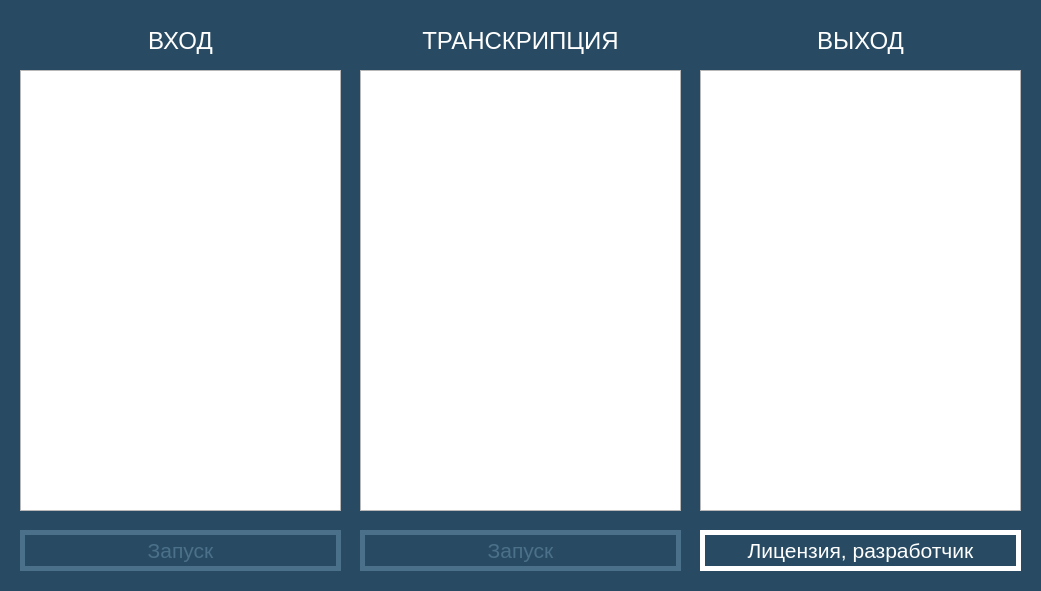
<?xml version="1.0" encoding="UTF-8"?>
<ui version="4.0">
 <class>MainWindow</class>
 <widget class="QMainWindow" name="MainWindow">
  <property name="geometry">
   <rect>
    <x>0</x>
    <y>0</y>
    <width>1041</width>
    <height>591</height>
   </rect>
  </property>
  <property name="minimumSize">
   <size>
    <width>1041</width>
    <height>591</height>
   </size>
  </property>
  <property name="maximumSize">
   <size>
    <width>1041</width>
    <height>591</height>
   </size>
  </property>
  <property name="windowTitle">
   <string>Anki импорт</string>
  </property>
  <property name="styleSheet">
   <string notr="true">QMainWindow#MainWindow {

	background-color: #284B63;
}</string>
  </property>
  <widget class="QWidget" name="centralwidget">
   <widget class="QTextEdit" name="leftTextBox">
    <property name="geometry">
     <rect>
      <x>20</x>
      <y>70</y>
      <width>321</width>
      <height>441</height>
     </rect>
    </property>
    <property name="font">
     <font>
      <pointsize>11</pointsize>
     </font>
    </property>
    <property name="styleSheet">
     <string notr="true">QTextEdit#leftTextBox {

	font-size: 11pt;
}</string>
    </property>
    <property name="documentTitle">
     <string/>
    </property>
    <property name="overwriteMode">
     <bool>false</bool>
    </property>
    <property name="placeholderText">
     <string/>
    </property>
   </widget>
   <widget class="QLabel" name="text1">
    <property name="geometry">
     <rect>
      <x>20</x>
      <y>20</y>
      <width>321</width>
      <height>41</height>
     </rect>
    </property>
    <property name="font">
     <font>
      <pointsize>18</pointsize>
     </font>
    </property>
    <property name="styleSheet">
     <string notr="true">QLabel#text1 {

	background-color: #284B63;
	color: #FFFFFF;
}</string>
    </property>
    <property name="text">
     <string>ВХОД</string>
    </property>
    <property name="alignment">
     <set>Qt::AlignCenter</set>
    </property>
   </widget>
   <widget class="QTextEdit" name="middleTextBox">
    <property name="geometry">
     <rect>
      <x>360</x>
      <y>70</y>
      <width>321</width>
      <height>441</height>
     </rect>
    </property>
    <property name="styleSheet">
     <string notr="true">QTextEdit#middleTextBox {

	font-size: 11pt;
}</string>
    </property>
   </widget>
   <widget class="QLabel" name="text2">
    <property name="geometry">
     <rect>
      <x>360</x>
      <y>20</y>
      <width>321</width>
      <height>41</height>
     </rect>
    </property>
    <property name="font">
     <font>
      <pointsize>18</pointsize>
     </font>
    </property>
    <property name="styleSheet">
     <string notr="true">QLabel#text2 {

	background-color: #284B63;
	color: #FFFFFF;
}</string>
    </property>
    <property name="text">
     <string>ТРАНСКРИПЦИЯ</string>
    </property>
    <property name="alignment">
     <set>Qt::AlignCenter</set>
    </property>
   </widget>
   <widget class="QTextEdit" name="rightTextBox">
    <property name="geometry">
     <rect>
      <x>700</x>
      <y>70</y>
      <width>321</width>
      <height>441</height>
     </rect>
    </property>
    <property name="styleSheet">
     <string notr="true">QTextEdit#rightTextBox {

	font-size: 11pt;
}</string>
    </property>
   </widget>
   <widget class="QLabel" name="text3">
    <property name="geometry">
     <rect>
      <x>700</x>
      <y>20</y>
      <width>321</width>
      <height>41</height>
     </rect>
    </property>
    <property name="font">
     <font>
      <pointsize>18</pointsize>
     </font>
    </property>
    <property name="styleSheet">
     <string notr="true">QLabel#text3 {

	background-color: #284B63;
	color: #FFFFFF;
}</string>
    </property>
    <property name="text">
     <string>ВЫХОД</string>
    </property>
    <property name="alignment">
     <set>Qt::AlignCenter</set>
    </property>
   </widget>
   <widget class="QPushButton" name="leftButton">
    <property name="enabled">
     <bool>false</bool>
    </property>
    <property name="geometry">
     <rect>
      <x>20</x>
      <y>530</y>
      <width>321</width>
      <height>41</height>
     </rect>
    </property>
    <property name="font">
     <font>
      <pointsize>16</pointsize>
     </font>
    </property>
    <property name="styleSheet">
     <string notr="true">QPushButton#leftButton {

	background-color: #284B63;
	color: #FFFFFF;
	border: 5px solid #FFFFFF;
}
QPushButton#leftButton:hover {

	background-color: #FFFFFF;
	color: #1A3344;
	border: 5px solid #1A3344;
}
QPushButton#leftButton:pressed {

	background-color: #FFC300;
	color: #1A3344;
	border: 5px solid #1A3344;
}
QPushButton#leftButton:disabled {

	background-color: #284B63;
	color: #4B7089;
	border: 5px solid #4B7089;
}</string>
    </property>
    <property name="text">
     <string>Запуск</string>
    </property>
   </widget>
   <widget class="QPushButton" name="middleButton">
    <property name="enabled">
     <bool>false</bool>
    </property>
    <property name="geometry">
     <rect>
      <x>360</x>
      <y>530</y>
      <width>321</width>
      <height>41</height>
     </rect>
    </property>
    <property name="font">
     <font>
      <pointsize>16</pointsize>
     </font>
    </property>
    <property name="styleSheet">
     <string notr="true">QPushButton#middleButton {

	background-color: #284B63;
	color: #FFFFFF;
	border: 5px solid #FFFFFF;
}
QPushButton#middleButton:hover {

	background-color: #FFFFFF;
	color: #1A3344;
	border: 5px solid #1A3344;
}
QPushButton#middleButton:pressed {

	background-color: #FFC300;
	color: #1A3344;
	border: 5px solid #1A3344;
}
QPushButton#middleButton:disabled {

	background-color: #284B63;
	color: #4B7089;
	border: 5px solid #4B7089;
}</string>
    </property>
    <property name="text">
     <string>Запуск</string>
    </property>
   </widget>
   <widget class="QPushButton" name="helpButton">
    <property name="geometry">
     <rect>
      <x>700</x>
      <y>530</y>
      <width>321</width>
      <height>41</height>
     </rect>
    </property>
    <property name="font">
     <font>
      <pointsize>16</pointsize>
     </font>
    </property>
    <property name="styleSheet">
     <string notr="true">QPushButton#helpButton {

	background-color: #284B63;
	color: #FFFFFF;
	border: 5px solid #FFFFFF;
}
QPushButton#helpButton:hover {

	background-color: #FFFFFF;
	color: #1A3344;
	border: 5px solid #1A3344;
}
QPushButton#helpButton:pressed {

	background-color: #FFC300;
	color: #1A3344;
	border: 5px solid #1A3344;
}</string>
    </property>
    <property name="text">
     <string>Лицензия, разработчик</string>
    </property>
   </widget>
  </widget>
 </widget>
 <resources/>
 <connections/>
</ui>
